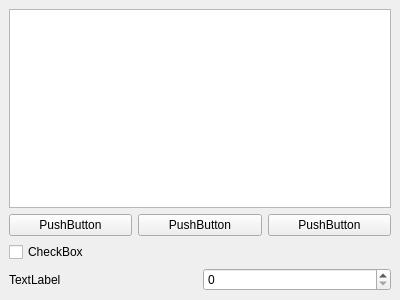
<ui version="4.0" >
 <class>MainWindow</class>
 <widget class="QMainWindow" name="MainWindow" >
  <property name="geometry" >
   <rect>
    <x>0</x>
    <y>0</y>
    <width>400</width>
    <height>300</height>
   </rect>
  </property>
  <property name="windowTitle" >
   <string>MainWindow</string>
  </property>
  <widget class="QWidget" name="centralwidget" >
   <layout class="QGridLayout" >
    <item row="1" column="0" >
     <layout class="QGridLayout" >
      <item row="0" column="0" >
       <widget class="QPushButton" name="pushButton" >
        <property name="text" >
         <string>PushButton</string>
        </property>
       </widget>
      </item>
      <item row="0" column="1" >
       <widget class="QPushButton" name="pushButton_2" >
        <property name="text" >
         <string>PushButton</string>
        </property>
       </widget>
      </item>
      <item row="0" column="2" >
       <widget class="QPushButton" name="pushButton_3" >
        <property name="text" >
         <string>PushButton</string>
        </property>
       </widget>
      </item>
     </layout>
    </item>
    <item row="0" column="0" >
     <widget class="QTextBrowser" name="textBrowser" />
    </item>
    <item row="2" column="0" >
     <widget class="QCheckBox" name="checkBox" >
      <property name="text" >
       <string>CheckBox</string>
      </property>
     </widget>
    </item>
    <item row="3" column="0" >
     <layout class="QHBoxLayout" >
      <item>
       <widget class="QLabel" name="label" >
        <property name="text" >
         <string>TextLabel</string>
        </property>
       </widget>
      </item>
      <item>
       <widget class="QSpinBox" name="spinBox" />
      </item>
     </layout>
    </item>
   </layout>
  </widget>
  <widget class="QMenuBar" name="menubar" >
   <property name="geometry" >
    <rect>
     <x>0</x>
     <y>0</y>
     <width>400</width>
     <height>27</height>
    </rect>
   </property>
  </widget>
 </widget>
 <resources/>
 <connections/>
</ui>
